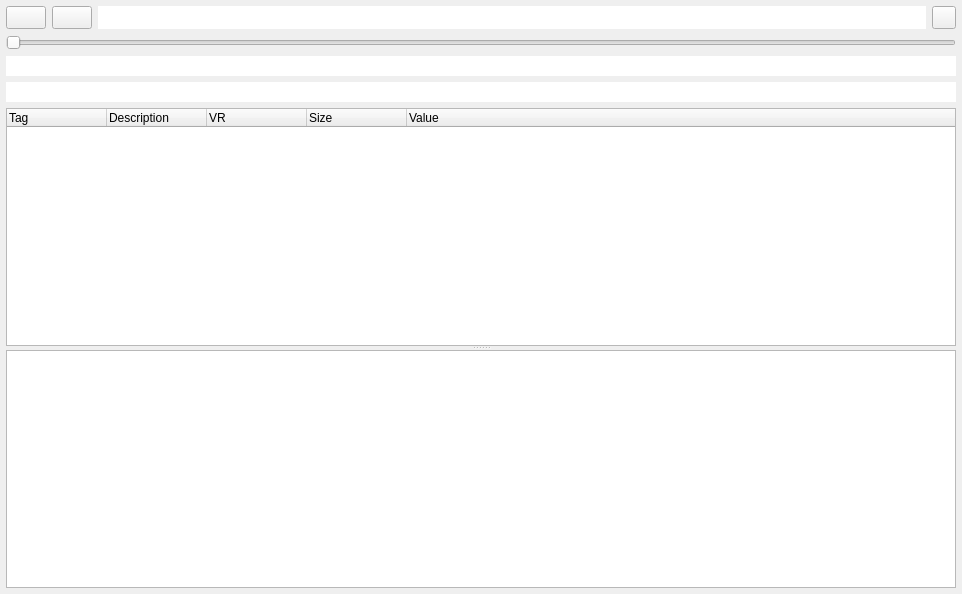
<?xml version="1.0" encoding="UTF-8"?>
<ui version="4.0">
 <class>SQtree</class>
 <widget class="QWidget" name="SQtree">
  <property name="geometry">
   <rect>
    <x>0</x>
    <y>0</y>
    <width>962</width>
    <height>594</height>
   </rect>
  </property>
  <property name="focusPolicy">
   <enum>Qt::NoFocus</enum>
  </property>
  <property name="acceptDrops">
   <bool>true</bool>
  </property>
  <property name="windowTitle">
   <string>DICOM Metadata</string>
  </property>
  <layout class="QVBoxLayout" name="verticalLayout">
   <property name="margin">
    <number>6</number>
   </property>
   <item>
    <layout class="QHBoxLayout" name="horizontalLayout">
     <property name="spacing">
      <number>6</number>
     </property>
     <item>
      <widget class="QPushButton" name="pushButton">
       <property name="sizePolicy">
        <sizepolicy hsizetype="Preferred" vsizetype="Preferred">
         <horstretch>0</horstretch>
         <verstretch>0</verstretch>
        </sizepolicy>
       </property>
       <property name="toolTip">
        <string>Open file</string>
       </property>
       <property name="text">
        <string/>
       </property>
       <property name="icon">
        <iconset resource="../alizams.qrc">
         <normaloff>:/bitmaps/file.svg</normaloff>:/bitmaps/file.svg</iconset>
       </property>
      </widget>
     </item>
     <item>
      <widget class="QPushButton" name="scan_pushButton">
       <property name="sizePolicy">
        <sizepolicy hsizetype="Preferred" vsizetype="Preferred">
         <horstretch>0</horstretch>
         <verstretch>0</verstretch>
        </sizepolicy>
       </property>
       <property name="toolTip">
        <string>Open file and scan series</string>
       </property>
       <property name="text">
        <string/>
       </property>
       <property name="icon">
        <iconset resource="../alizams.qrc">
         <normaloff>:/bitmaps/align.svg</normaloff>:/bitmaps/align.svg</iconset>
       </property>
      </widget>
     </item>
     <item>
      <widget class="QLineEdit" name="lineEdit">
       <property name="sizePolicy">
        <sizepolicy hsizetype="Expanding" vsizetype="Preferred">
         <horstretch>0</horstretch>
         <verstretch>0</verstretch>
        </sizepolicy>
       </property>
       <property name="toolTip">
        <string>Read during a loading. Drop any DICOM file.</string>
       </property>
       <property name="frame">
        <bool>false</bool>
       </property>
       <property name="readOnly">
        <bool>true</bool>
       </property>
      </widget>
     </item>
     <item>
      <widget class="QToolButton" name="options_toolButton">
       <property name="sizePolicy">
        <sizepolicy hsizetype="Preferred" vsizetype="Preferred">
         <horstretch>0</horstretch>
         <verstretch>0</verstretch>
        </sizepolicy>
       </property>
       <property name="text">
        <string/>
       </property>
       <property name="icon">
        <iconset resource="../alizams.qrc">
         <normaloff>:/bitmaps/tool.svg</normaloff>:/bitmaps/tool.svg</iconset>
       </property>
      </widget>
     </item>
    </layout>
   </item>
   <item>
    <widget class="QSlider" name="horizontalSlider">
     <property name="pageStep">
      <number>1</number>
     </property>
     <property name="orientation">
      <enum>Qt::Horizontal</enum>
     </property>
    </widget>
   </item>
   <item>
    <widget class="QLineEdit" name="ms_lineEdit">
     <property name="frame">
      <bool>false</bool>
     </property>
     <property name="readOnly">
      <bool>true</bool>
     </property>
    </widget>
   </item>
   <item>
    <widget class="QLineEdit" name="ts_lineEdit">
     <property name="frame">
      <bool>false</bool>
     </property>
     <property name="readOnly">
      <bool>true</bool>
     </property>
    </widget>
   </item>
   <item>
    <widget class="QSplitter" name="splitter">
     <property name="orientation">
      <enum>Qt::Vertical</enum>
     </property>
     <widget class="QTreeWidget" name="treeWidget">
      <property name="contextMenuPolicy">
       <enum>Qt::ActionsContextMenu</enum>
      </property>
      <property name="editTriggers">
       <set>QAbstractItemView::NoEditTriggers</set>
      </property>
      <property name="selectionMode">
       <enum>QAbstractItemView::SingleSelection</enum>
      </property>
      <property name="selectionBehavior">
       <enum>QAbstractItemView::SelectItems</enum>
      </property>
      <property name="sortingEnabled">
       <bool>false</bool>
      </property>
      <property name="animated">
       <bool>false</bool>
      </property>
      <property name="wordWrap">
       <bool>true</bool>
      </property>
      <property name="headerHidden">
       <bool>false</bool>
      </property>
      <property name="columnCount">
       <number>5</number>
      </property>
      <attribute name="headerVisible">
       <bool>true</bool>
      </attribute>
      <attribute name="headerCascadingSectionResizes">
       <bool>false</bool>
      </attribute>
      <column>
       <property name="text">
        <string notr="true">Tag</string>
       </property>
      </column>
      <column>
       <property name="text">
        <string notr="true">Description</string>
       </property>
      </column>
      <column>
       <property name="text">
        <string notr="true">VR</string>
       </property>
      </column>
      <column>
       <property name="text">
        <string notr="true">Size</string>
       </property>
      </column>
      <column>
       <property name="text">
        <string notr="true">Value</string>
       </property>
      </column>
     </widget>
     <widget class="QTextEdit" name="textEdit">
      <property name="readOnly">
       <bool>true</bool>
      </property>
     </widget>
    </widget>
   </item>
  </layout>
 </widget>
 <tabstops>
  <tabstop>pushButton</tabstop>
  <tabstop>scan_pushButton</tabstop>
  <tabstop>lineEdit</tabstop>
  <tabstop>options_toolButton</tabstop>
  <tabstop>horizontalSlider</tabstop>
  <tabstop>ms_lineEdit</tabstop>
  <tabstop>ts_lineEdit</tabstop>
  <tabstop>treeWidget</tabstop>
  <tabstop>textEdit</tabstop>
 </tabstops>
 <resources>
  <include location="../alizams.qrc"/>
 </resources>
 <connections/>
</ui>
